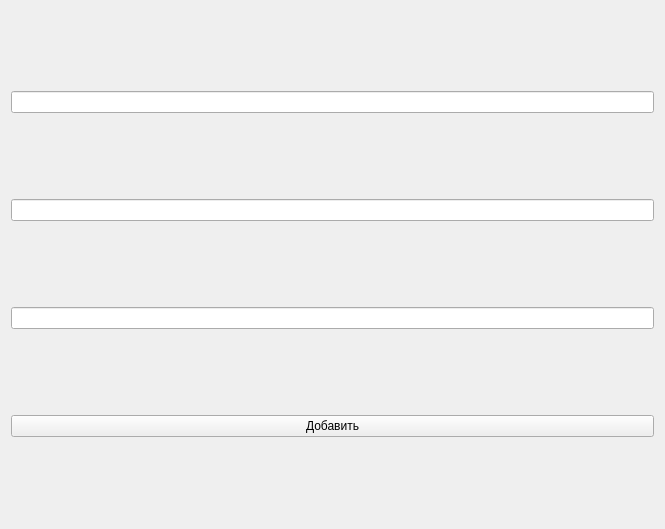
<?xml version="1.0" encoding="UTF-8"?>
<ui version="4.0">
 <class>newperson</class>
 <widget class="QWidget" name="newperson">
  <property name="geometry">
   <rect>
    <x>0</x>
    <y>0</y>
    <width>665</width>
    <height>529</height>
   </rect>
  </property>
  <property name="windowTitle">
   <string>Form</string>
  </property>
  <layout class="QGridLayout" name="gridLayout">
   <item row="0" column="0">
    <widget class="QLineEdit" name="newgun"/>
   </item>
   <item row="1" column="0">
    <widget class="QLineEdit" name="newhealth"/>
   </item>
   <item row="2" column="0">
    <widget class="QLineEdit" name="newdist"/>
   </item>
   <item row="3" column="0">
    <widget class="QPushButton" name="add">
     <property name="text">
      <string>Добавить</string>
     </property>
    </widget>
   </item>
  </layout>
 </widget>
 <resources/>
 <connections/>
</ui>
